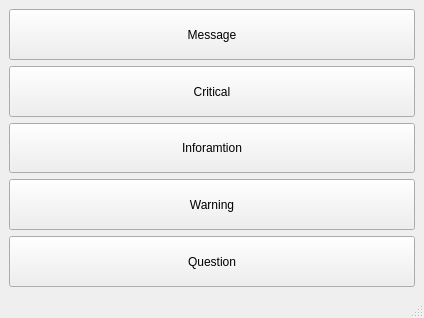
<?xml version="1.0" encoding="UTF-8"?>
<ui version="4.0">
 <class>SimpleApplication</class>
 <widget class="QMainWindow" name="SimpleApplication">
  <property name="geometry">
   <rect>
    <x>0</x>
    <y>0</y>
    <width>424</width>
    <height>318</height>
   </rect>
  </property>
  <property name="sizePolicy">
   <sizepolicy hsizetype="Preferred" vsizetype="Maximum">
    <horstretch>0</horstretch>
    <verstretch>0</verstretch>
   </sizepolicy>
  </property>
  <property name="windowTitle">
   <string>SimpleApplication</string>
  </property>
  <widget class="QWidget" name="centralwidget">
   <layout class="QVBoxLayout" name="verticalLayout">
    <item>
     <widget class="QPushButton" name="b_message">
      <property name="sizePolicy">
       <sizepolicy hsizetype="Minimum" vsizetype="Preferred">
        <horstretch>0</horstretch>
        <verstretch>0</verstretch>
       </sizepolicy>
      </property>
      <property name="text">
       <string>Message</string>
      </property>
     </widget>
    </item>
    <item>
     <widget class="QPushButton" name="b_critical">
      <property name="sizePolicy">
       <sizepolicy hsizetype="Minimum" vsizetype="Preferred">
        <horstretch>0</horstretch>
        <verstretch>0</verstretch>
       </sizepolicy>
      </property>
      <property name="text">
       <string>Critical</string>
      </property>
     </widget>
    </item>
    <item>
     <widget class="QPushButton" name="b_information">
      <property name="sizePolicy">
       <sizepolicy hsizetype="Minimum" vsizetype="Preferred">
        <horstretch>0</horstretch>
        <verstretch>0</verstretch>
       </sizepolicy>
      </property>
      <property name="text">
       <string>Inforamtion</string>
      </property>
     </widget>
    </item>
    <item>
     <widget class="QPushButton" name="b_warning">
      <property name="sizePolicy">
       <sizepolicy hsizetype="Minimum" vsizetype="Preferred">
        <horstretch>0</horstretch>
        <verstretch>0</verstretch>
       </sizepolicy>
      </property>
      <property name="text">
       <string>Warning</string>
      </property>
     </widget>
    </item>
    <item>
     <widget class="QPushButton" name="b_question">
      <property name="sizePolicy">
       <sizepolicy hsizetype="Minimum" vsizetype="Preferred">
        <horstretch>0</horstretch>
        <verstretch>0</verstretch>
       </sizepolicy>
      </property>
      <property name="text">
       <string>Question</string>
      </property>
     </widget>
    </item>
   </layout>
  </widget>
  <widget class="QMenuBar" name="menubar">
   <property name="geometry">
    <rect>
     <x>0</x>
     <y>0</y>
     <width>424</width>
     <height>21</height>
    </rect>
   </property>
  </widget>
  <widget class="QStatusBar" name="statusbar"/>
 </widget>
 <resources/>
 <connections/>
</ui>
